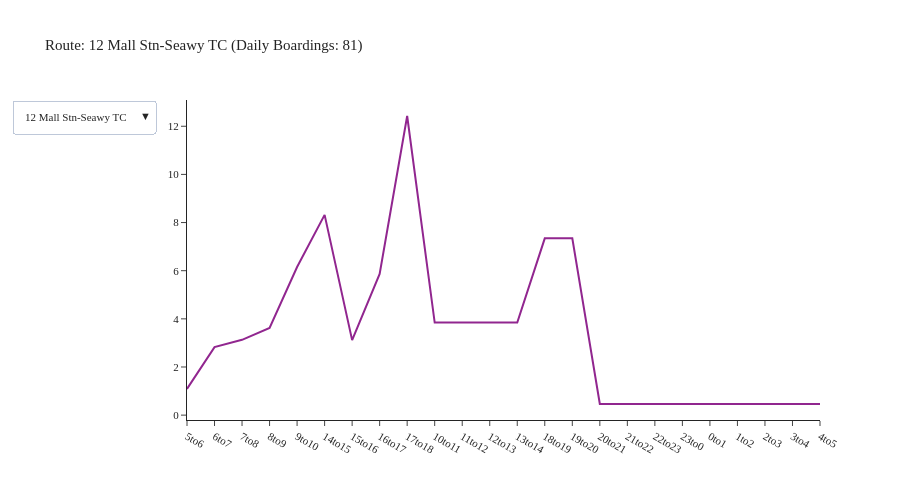

Here is the notebook cell this chart was saved with:
### Code cell
agency = 'Everett Transit'
df = df_transit_line[df_transit_line['agency'] == agency]
df = df.groupby(['tod', 'description']).agg({'boardings': 'sum'}).reset_index()
fig = create_tod_chart(df)
fig.show()

### Figure 1 — Plotly figure (JSON) as saved in the notebook; plotly's stock layout.template omitted (floating-point values rounded to 4 significant figures)
{"data": [{"mode": "lines", "name": "12 Mall Stn-Seawy TC", "type": "scatter", "visible": true, "x": ["5to6", "6to7", "7to8", "8to9", "9to10", "14to15", "15to16", "16to17", "17to18", "10to11", "11to12", "12to13", "13to14", "18to19", "19to20", "20to21", "21to22", "22to23", "23to0", "0to1", "1to2", "2to3", "3to4", "4to5"], "y": [1.09, 2.827, 3.129, 3.62, 6.151, 8.319, 3.116, 5.864, 12.43, 3.844, 3.844, 3.844, 3.844, 7.344, 7.344, 0.4628, 0.4628, 0.4628, 0.4628, 0.4628, 0.4628, 0.4628, 0.4628, 0.4628]}, {"mode": "lines", "name": "2 Marnr P&R-Mall Stn", "type": "scatter", "visible": false, "x": ["6to7", "7to8", "8to9", "9to10", "14to15", "15to16", "16to17", "17to18", "10to11", "11to12", "12to13", "13to14", "18to19", "19to20"], "y": [11.02, 6.378, 9.248, 10.95, 6.193, 9.203, 14.87, 2.499, 6.242, 6.242, 6.242, 6.242, 1.325, 1.325]}, {"mode": "lines", "name": "29 Coll Stn-Mall Stn", "type": "scatter", "visible": false, "x": ["5to6", "6to7", "7to8", "8to9", "9to10", "14to15", "15to16", "16to17", "17to18", "10to11", "11to12", "12to13", "13to14", "18to19", "19to20", "20to21", "21to22", "22to23", "23to0", "0to1", "1to2", "2to3", "3to4", "4to5"], "y": [16.35, 78.77, 84.18, 88.21, 63.67, 108.0, 85.76, 107.0, 91.25, 90.25, 90.25, 90.25, 90.25, 76.46, 76.46, 5.536, 5.536, 5.536, 5.536, 5.536, 5.536, 5.536, 5.536, 5.536]}, {"mode": "lines", "name": "3 Seaway TC-Evt Stn", "type": "scatter", "visible": false, "x": ["5to6", "6to7", "7to8", "8to9", "9to10", "14to15", "15to16", "16to17", "17to18", "10to11", "11to12", "12to13", "13to14", "18to19", "19to20"], "y": [12.61, 17.5, 19.83, 25.62, 15.88, 36.06, 21.39, 37.95, 23.1, 30.23, 30.23, 30.23, 30.23, 23.6, 23.6]}, {"mode": "lines", "name": "4 Evt Stn-Collge Stn", "type": "scatter", "visible": false, "x": ["6to7", "7to8", "8to9", "9to10", "14to15", "15to16", "16to17", "17to18", "10to11", "11to12", "12to13", "13to14"], "y": [9.673, 5.784, 4.535, 11.92, 5.671, 10.29, 7.332, 5.126, 6.848, 6.848, 6.848, 6.848]}, {"mode": "lines", "name": "6 Waterfront-Evt Stn", "type": "scatter", "visible": false, "x": ["6to7", "7to8", "8to9", "9to10", "14to15", "15to16", "16to17", "17to18", "10to11", "11to12", "12to13", "13to14"], "y": [3.555, 20.41, 2.777, 14.86, 4.328, 18.98, 2.374, 20.84, 8.418, 8.418, 8.418, 8.418]}, {"mode": "lines", "name": "7 Coll Stn-Mall Stn", "type": "scatter", "visible": false, "x": ["5to6", "6to7", "7to8", "8to9", "9to10", "14to15", "15to16", "16to17", "17to18", "10to11", "11to12", "12to13", "13to14", "18to19", "19to20", "20to21", "21to22", "22to23", "23to0", "0to1", "1to2", "2to3", "3to4", "4to5"], "y": [15.53, 44.09, 99.39, 208.3, 198.1, 205.1, 263.6, 211.8, 203.9, 236.8, 236.8, 236.8, 236.8, 94.57, 94.57, 13.4, 13.4, 13.4, 13.4, 13.4, 13.4, 13.4, 13.4, 13.4]}, {"mode": "lines", "name": "8 Airport Rd-Evt Stn", "type": "scatter", "visible": false, "x": ["5to6", "6to7", "7to8", "8to9", "9to10", "14to15", "15to16", "16to17", "17to18", "10to11", "11to12", "12to13", "13to14", "18to19", "19to20"], "y": [3.473, 5.267, 9.054, 9.35, 6.666, 7.144, 7.343, 8.952, 9.911, 7.047, 7.047, 7.047, 7.047, 10.25, 10.25]}, {"mode": "lines", "name": "18 Mukilteo-Evt Stn", "type": "scatter", "visible": false, "x": ["5to6", "6to7", "7to8", "8to9", "15to16", "16to17", "17to18", "18to19", "19to20"], "y": [0.9449, 11.07, 9.506, 19.32, 4.857, 14.55, 4.649, 4.862, 4.862]}], "layout": {"font": {"size": 11}, "height": 500, "title": {"text": "Route: 12 Mall Stn-Seawy TC (Daily Boardings: 81)"}, "updatemenus": [{"buttons": [{"args": [{"visible": [true, false, false, false, false, false, false, false, false]}, {"title": "Route: 12 Mall Stn-Seawy TC (Daily Boardings: 81)"}], "label": "12 Mall Stn-Seawy TC", "method": "update"}, {"args": [{"visible": [false, true, false, false, false, false, false, false, false]}, {"title": "Route: 2 Marnr P&R-Mall Stn (Daily Boardings: 98)"}], "label": "2 Marnr P&R-Mall Stn", "method": "update"}, {"args": [{"visible": [false, false, true, false, false, false, false, false, false]}, {"title": "Route: 29 Coll Stn-Mall Stn (Daily Boardings: 1,287)"}], "label": "29 Coll Stn-Mall Stn", "method": "update"}, {"args": [{"visible": [false, false, false, true, false, false, false, false, false]}, {"title": "Route: 3 Seaway TC-Evt Stn (Daily Boardings: 378)"}], "label": "3 Seaway TC-Evt Stn", "method": "update"}, {"args": [{"visible": [false, false, false, false, true, false, false, false, false]}, {"title": "Route: 4 Evt Stn-Collge Stn (Daily Boardings: 88)"}], "label": "4 Evt Stn-Collge Stn", "method": "update"}, {"args": [{"visible": [false, false, false, false, false, true, false, false, false]}, {"title": "Route: 6 Waterfront-Evt Stn (Daily Boardings: 122)"}], "label": "6 Waterfront-Evt Stn", "method": "update"}, {"args": [{"visible": [false, false, false, false, false, false, true, false, false]}, {"title": "Route: 7 Coll Stn-Mall Stn (Daily Boardings: 2,707)"}], "label": "7 Coll Stn-Mall Stn", "method": "update"}, {"args": [{"visible": [false, false, false, false, false, false, false, true, false]}, {"title": "Route: 8 Airport Rd-Evt Stn (Daily Boardings: 116)"}], "label": "8 Airport Rd-Evt Stn", "method": "update"}, {"args": [{"visible": [false, false, false, false, false, false, false, false, true]}, {"title": "Route: 18 Mukilteo-Evt Stn (Daily Boardings: 75)"}], "label": "18 Mukilteo-Evt Stn", "method": "update"}], "direction": "down", "showactive": true}], "width": 900, "yaxis": {"tickformat": ".00f"}}}
